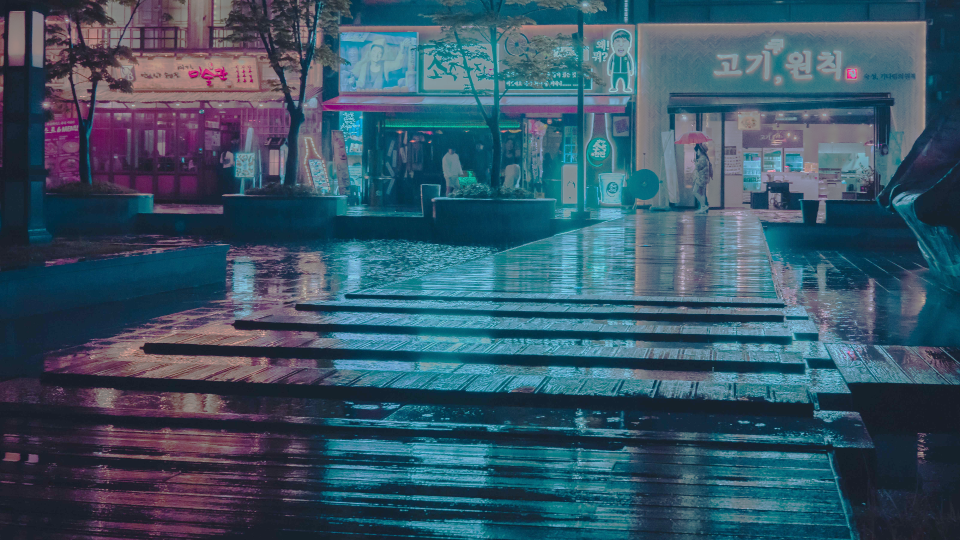
#> input picture Low contrast/lowcontrast.png, 1920 x 1080 px (shown at 1/2 size)
$ python 2.py
#> lines starting #> are read from the running program, lines starting #| are printed output that depends on the picture
import cv2
import numpy as np
import matplotlib
matplotlib.use('TkAgg')
import matplotlib.pyplot as plt

# Read the image
f = cv2.imread('lowcontrast.png', cv2.IMREAD_GRAYSCALE)
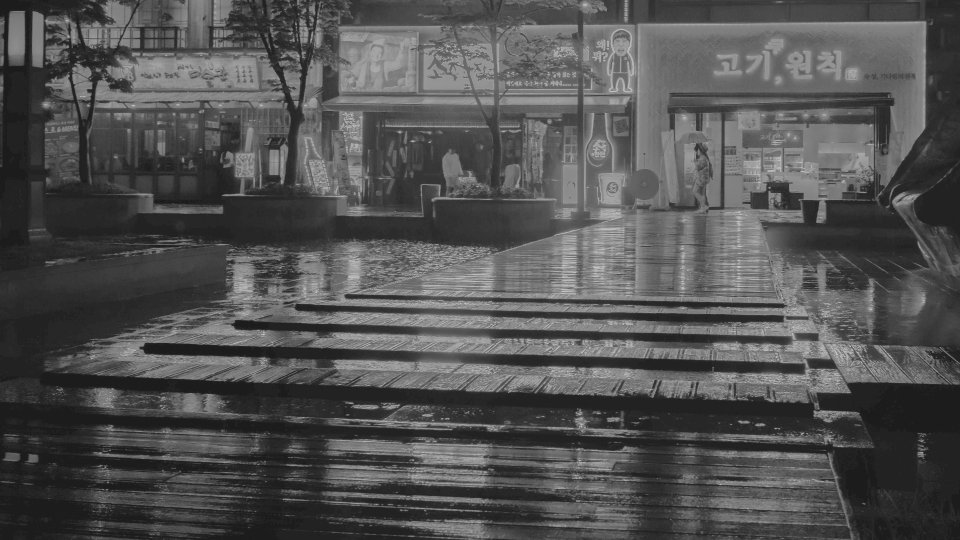
#> f: shape (1080, 1920) (shown at 1/2 size); min 0, max 248, mean 82.1
plt.figure(figsize=(10, 6))
plt.imshow(f, cmap='gray')

# Define the kernel size and standard deviation (sigma) for the Gaussian filter
kernel_size = 401  # Kernel size must be odd (e.g., 3, 5, 7, etc.)
sigma = 1.0      # Standard deviation for Gaussian distribution

# Create the Gaussian kernel using OpenCV
kernel = cv2.getGaussianKernel(kernel_size, sigma)
gaussian_kernel = kernel @ kernel.T  # Create a 2D Gaussian kernel

# Print the kernel
print("Gaussian Kernel:")
print(gaussian_kernel)

# Apply Gaussian smoothing to the image
g = cv2.filter2D(f, -1, gaussian_kernel)

# Display the smoothed image
plt.figure(figsize=(10, 6))
plt.title("Smoothed Image (g(x, y))")
plt.imshow(g, cmap='gray')
plt.axis('off')
plt.show()

# Small constant to avoid division by zero
epsilon = 1e-5

# Compute r(x, y) = f(x, y) / (g(x, y) + epsilon)
r = np.divide(f, g + epsilon)
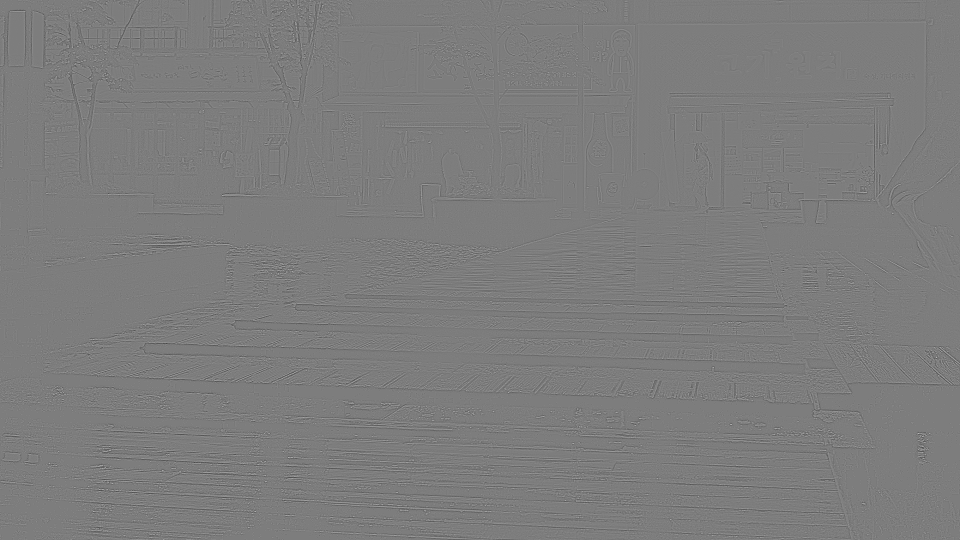
#> r: shape (1080, 1920) float64 (shown at 1/2 size); min 0, max 2.03, mean 0.995; drawn with min black and max white

# Normalize the result to be in the range [0, 255]
r = np.clip(r, 0, 255)

# Display the result
plt.figure(figsize=(10, 6))
plt.title("Image r(x, y) = f(x, y) / (g(x, y) + epsilon)")
plt.imshow(r, cmap='gray')
plt.axis('off')
plt.show()
